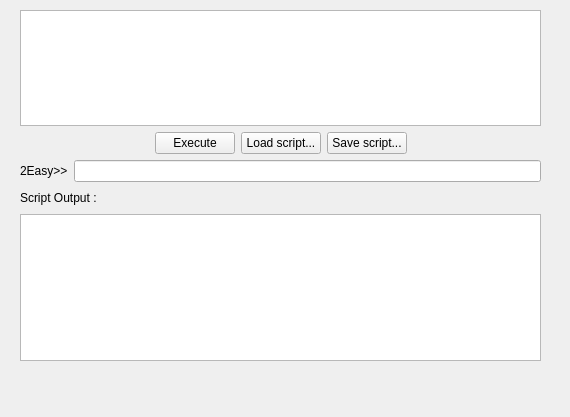
<?xml version="1.0" encoding="UTF-8"?>
<ui version="4.0">
 <class>ScriptingWidget</class>
 <widget class="QWidget" name="ScriptingWidget">
  <property name="geometry">
   <rect>
    <x>0</x>
    <y>0</y>
    <width>570</width>
    <height>417</height>
   </rect>
  </property>
  <property name="contextMenuPolicy">
   <enum>Qt::CustomContextMenu</enum>
  </property>
  <property name="windowTitle">
   <string>Form</string>
  </property>
  <widget class="QWidget" name="gridLayoutWidget">
   <property name="geometry">
    <rect>
     <x>20</x>
     <y>10</y>
     <width>521</width>
     <height>351</height>
    </rect>
   </property>
   <layout class="QGridLayout" name="gridLayout" rowstretch="2,0,0,3" columnstretch="0">
    <property name="sizeConstraint">
     <enum>QLayout::SetDefaultConstraint</enum>
    </property>
    <property name="spacing">
     <number>6</number>
    </property>
    <item row="1" column="0">
     <layout class="QHBoxLayout" name="horizontalLayout">
      <item>
       <spacer name="horizontalSpacer">
        <property name="orientation">
         <enum>Qt::Horizontal</enum>
        </property>
        <property name="sizeHint" stdset="0">
         <size>
          <width>40</width>
          <height>20</height>
         </size>
        </property>
       </spacer>
      </item>
      <item>
       <widget class="QPushButton" name="executeButton">
        <property name="text">
         <string>Execute</string>
        </property>
       </widget>
      </item>
      <item>
       <widget class="QPushButton" name="loadButton">
        <property name="text">
         <string>Load script...</string>
        </property>
       </widget>
      </item>
      <item>
       <widget class="QPushButton" name="saveButton">
        <property name="text">
         <string>Save script...</string>
        </property>
       </widget>
      </item>
      <item>
       <spacer name="horizontalSpacer_2">
        <property name="orientation">
         <enum>Qt::Horizontal</enum>
        </property>
        <property name="sizeHint" stdset="0">
         <size>
          <width>40</width>
          <height>20</height>
         </size>
        </property>
       </spacer>
      </item>
     </layout>
    </item>
    <item row="3" column="0">
     <layout class="QVBoxLayout" name="verticalLayout">
      <item>
       <layout class="QHBoxLayout" name="horizontalLayout_4">
        <item>
         <widget class="QLabel" name="label">
          <property name="text">
           <string>Script Output :</string>
          </property>
         </widget>
        </item>
        <item>
         <widget class="QLabel" name="lastCommand">
          <property name="text">
           <string/>
          </property>
         </widget>
        </item>
        <item>
         <spacer name="horizontalSpacer_3">
          <property name="orientation">
           <enum>Qt::Horizontal</enum>
          </property>
          <property name="sizeHint" stdset="0">
           <size>
            <width>40</width>
            <height>20</height>
           </size>
          </property>
         </spacer>
        </item>
       </layout>
      </item>
      <item>
       <widget class="QTextBrowser" name="scriptOutput">
        <property name="contextMenuPolicy">
         <enum>Qt::CustomContextMenu</enum>
        </property>
       </widget>
      </item>
     </layout>
    </item>
    <item row="0" column="0">
     <widget class="QTextEdit" name="scriptEditor">
      <property name="font">
       <font>
        <family>Courier New</family>
        <pointsize>11</pointsize>
       </font>
      </property>
      <property name="contextMenuPolicy">
       <enum>Qt::CustomContextMenu</enum>
      </property>
      <property name="frameShadow">
       <enum>QFrame::Sunken</enum>
      </property>
      <property name="lineWidth">
       <number>1</number>
      </property>
     </widget>
    </item>
    <item row="2" column="0">
     <layout class="QHBoxLayout" name="horizontalLayout_3">
      <item>
       <widget class="QLabel" name="lineEditLabel">
        <property name="text">
         <string>2Easy&gt;&gt;</string>
        </property>
       </widget>
      </item>
      <item>
       <widget class="QLineEdit" name="scriptLine">
        <property name="contextMenuPolicy">
         <enum>Qt::CustomContextMenu</enum>
        </property>
        <property name="frame">
         <bool>true</bool>
        </property>
       </widget>
      </item>
     </layout>
    </item>
   </layout>
  </widget>
 </widget>
 <resources/>
 <connections/>
</ui>
